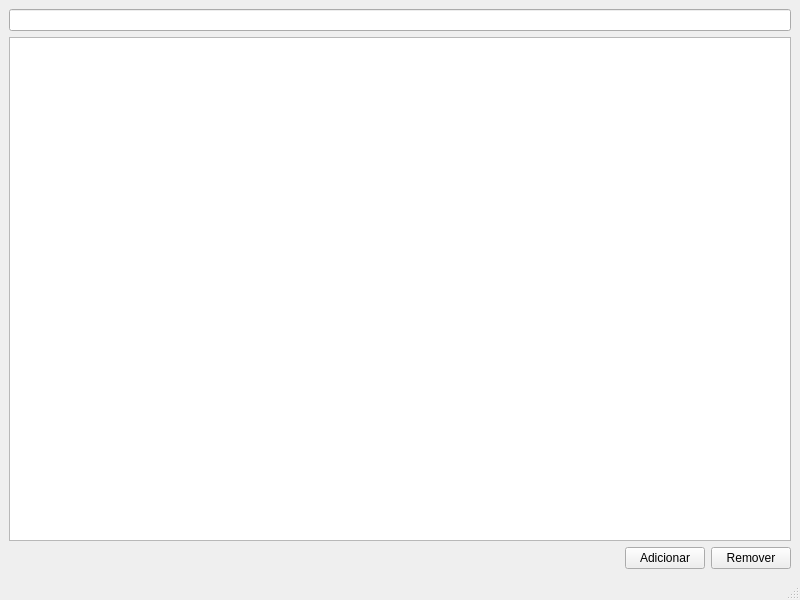
<?xml version="1.0" encoding="UTF-8"?>
<ui version="4.0">
 <class>MainWindow</class>
 <widget class="QMainWindow" name="MainWindow">
  <property name="geometry">
   <rect>
    <x>0</x>
    <y>0</y>
    <width>800</width>
    <height>600</height>
   </rect>
  </property>
  <property name="windowTitle">
   <string>MainWindow</string>
  </property>
  <property name="styleSheet">
   <string notr="true"/>
  </property>
  <widget class="QWidget" name="centralwidget">
   <layout class="QVBoxLayout" name="verticalLayout">
    <item>
     <widget class="QLineEdit" name="lineEdit"/>
    </item>
    <item>
     <widget class="QTreeView" name="treeView"/>
    </item>
    <item>
     <layout class="QHBoxLayout" name="horizontalLayout">
      <item>
       <spacer name="horizontalSpacer">
        <property name="orientation">
         <enum>Qt::Horizontal</enum>
        </property>
        <property name="sizeHint" stdset="0">
         <size>
          <width>40</width>
          <height>20</height>
         </size>
        </property>
       </spacer>
      </item>
      <item>
       <widget class="QPushButton" name="addButton">
        <property name="text">
         <string>Adicionar</string>
        </property>
       </widget>
      </item>
      <item>
       <widget class="QPushButton" name="removeButton">
        <property name="text">
         <string>Remover</string>
        </property>
       </widget>
      </item>
     </layout>
    </item>
   </layout>
  </widget>
  <widget class="QMenuBar" name="menubar">
   <property name="geometry">
    <rect>
     <x>0</x>
     <y>0</y>
     <width>800</width>
     <height>21</height>
    </rect>
   </property>
  </widget>
  <widget class="QStatusBar" name="statusbar"/>
 </widget>
 <resources/>
 <connections/>
</ui>
